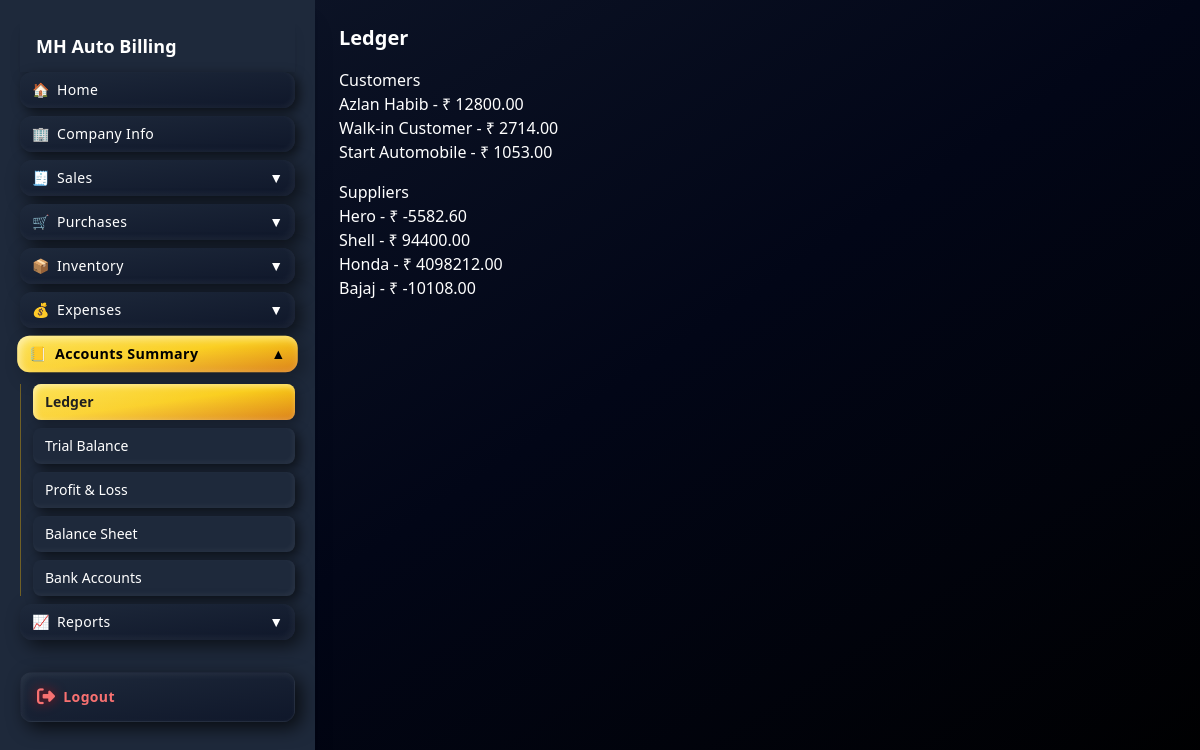
Screenshot of /accounts/ledger/ (signed in) with the database file from the repository.
### apps/core/models.py (models this page shows, shortened)
class Customer(models.Model):
    name = models.CharField(max_length=200)
    phone = models.CharField(max_length=20, blank=True, null=True)
    address = models.TextField(blank=True, null=True)
    gst = models.CharField(max_length=20, blank=True, null=True)
    balance = models.DecimalField(max_digits=12, decimal_places=2, default=0)

class Supplier(models.Model):
    name = models.CharField(max_length=200)
    phone = models.CharField(max_length=20, blank=True)
    gst = models.CharField(max_length=20, blank=True)
    address = models.TextField(blank=True)
    balance = models.DecimalField(max_digits=10, decimal_places=2, default=0)

### apps/core/views.py (the view)
# urls.py: path("accounts/ledger/", core_views.ledger_view),
@login_required
def ledger_view(request):
    customers = Customer.objects.all()
    suppliers = Supplier.objects.all()
    return render(request, "dashboard/accounts_summary/ledger.html", {
        "customers": customers,
        "suppliers": suppliers
    })

### templates/dashboard/accounts_summary/ledger.html
{% extends "base.html" %}
{% block content %}
<h2 class="text-xl font-bold mb-4">Ledger</h2>
<h3>Customers</h3>
<ul>
    {% for c in customers %}
    <li>{{ c.name }} - ₹ {{ c.balance }}</li>
    {% endfor %}
</ul>
<h3 class="mt-4">Suppliers</h3>
<ul>
    {% for s in suppliers %}
    <li>{{ s.name }} - ₹ {{ s.balance }}</li>
    {% endfor %}
</ul>
{% endblock %}

### templates/base.html (style rules this page uses)
body { padding-bottom:120px; overflow-y: auto; }

### rows the page displays
Customer: name "Azlan Habib", balance "12800.00"
Customer: name "Walk-in Customer", balance "2714.00"
Customer: name "Start Automobile", balance "1053.00"
Supplier: name "Hero", balance "-5582.60"
Supplier: name "Shell", balance "94400.00"
Supplier: name "Honda", balance "4098212.00"
Supplier: name "Bajaj", balance "-10108.00"
